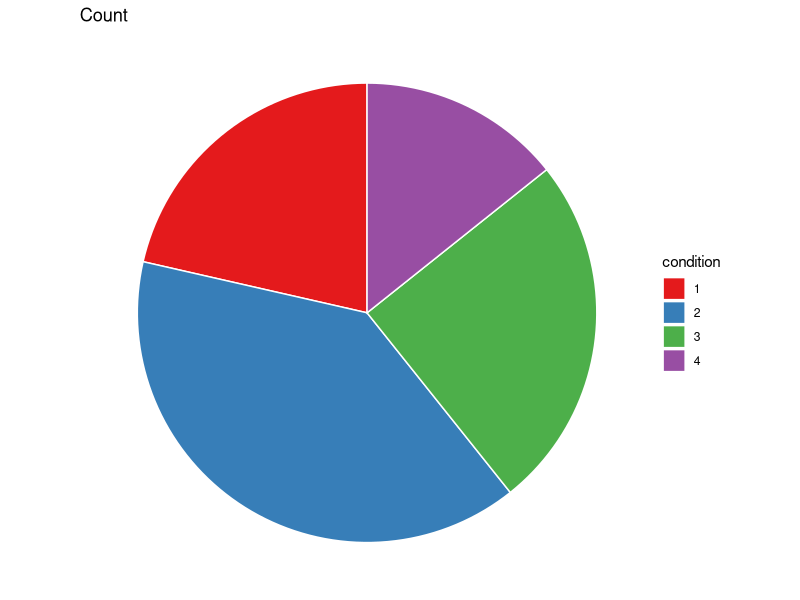
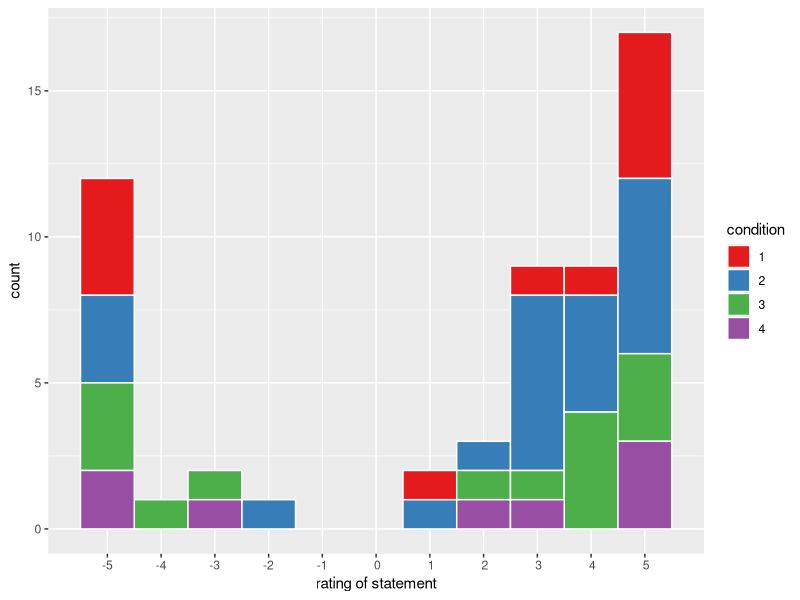
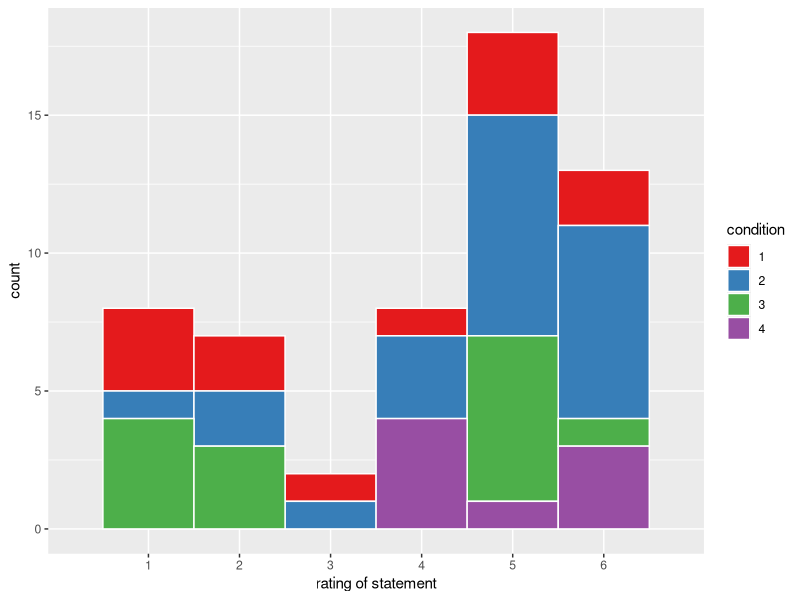
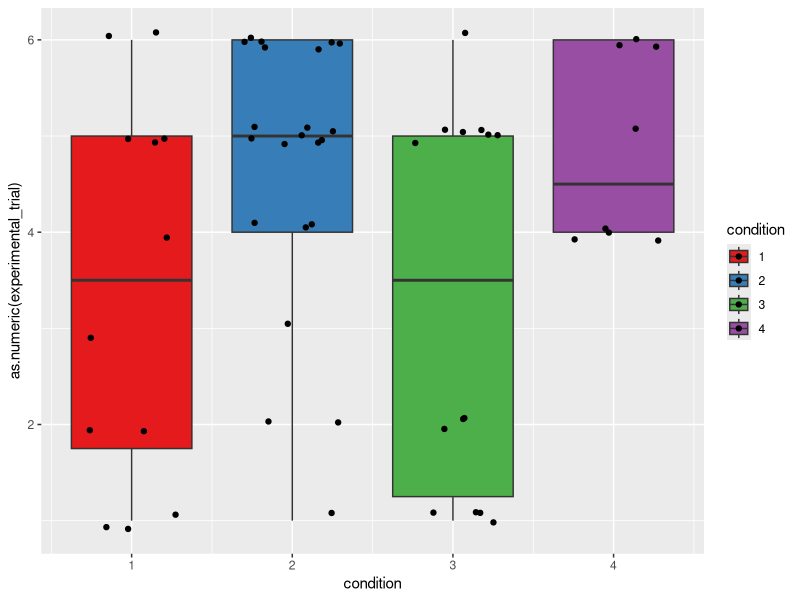
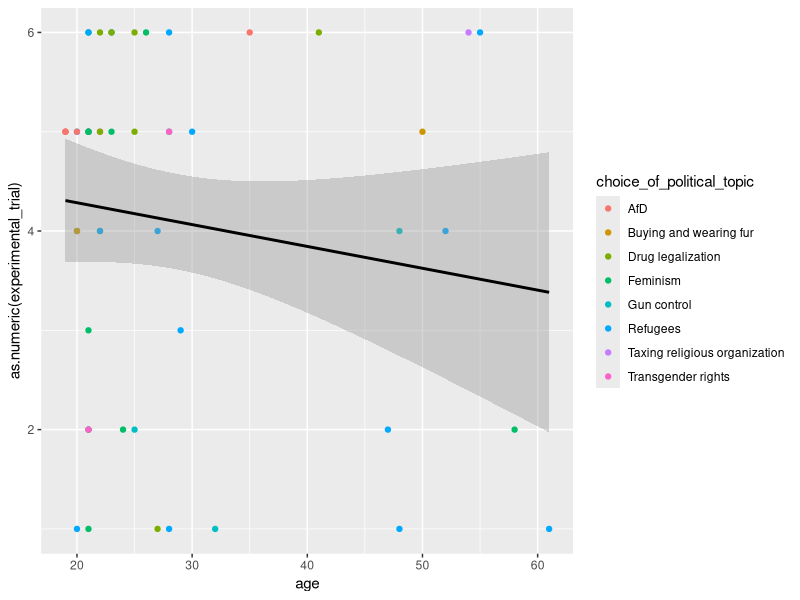

Source code (R) for these figures, in order:
## ---- chunk 1
knitr::opts_chunk$set(echo = TRUE, error = F, message = F, warning = F)
## ---- chunk 2

library(tidyverse)


## ---- chunk 3

df <- read_csv("01_raw_data.csv")

View(df)
## ---- chunk 4

df_proc <- df %>% 
  select(
    -c(
      QUD,
      RT,
      optionLeft,
      optionRight,
      startDate,
      startTime,
      trial_number,
      question
  ))

View(df_proc)
## ---- chunk 5

df_proc <- df_proc %>% 
  pivot_wider(names_from = "trial_name", values_from = "response")

View(df_proc)

## ---- chunk 6

df_groups <- df_proc %>% 
  count(condition)

#View(df_groups)

ggplot(df_groups, aes(x = "", y = n, fill = factor(condition))) +
    geom_bar(stat = "identity", width = 1, col = "white") +
    #scale_fill_manual("condition",values=c("yellow", "blue", "red", "green")) +
    scale_fill_brewer("condition",palette = "Set1")+
    coord_polar("y", start=0) +
    theme_void()+
    ggtitle("Count")

        
## ---- chunk 7
df_ratings <- df_proc %>% 
  group_by(condition, rate_statement) %>% 
  count()

#(df_ratings)

ggplot(df_ratings, aes(x = as.numeric(rate_statement), y = n, fill = factor(condition) ))+
  scale_fill_brewer("condition", palette = "Set1")+
  geom_bar(stat = "identity", width = 1, col = "white")+
  scale_x_discrete(name = "rating of statement", limits = c(seq(-5,5)))+
  ylab("count")
  

## ---- chunk 8
df_md <- df_proc %>% 
  group_by(condition, experimental_trial) %>% 
  count()

#(df_ratings)

ggplot(df_md, aes(x = as.numeric(experimental_trial), y = n, fill = factor(condition) ))+
  scale_fill_brewer("condition", palette = "Set1")+
  geom_bar(stat = "identity", width = 1, col = "white")+
  scale_x_discrete(name = "rating of statement", limits = c(seq(1,6)))+
  ylab("count")
  

## ---- chunk 9

ggplot(df_proc, aes(x = condition, y = as.numeric(experimental_trial) , fill = factor(condition) ))+
  scale_fill_brewer("condition", palette = "Set1")+
  geom_boxplot()+
  geom_jitter(width = 0.3, height = 0.1)
 # ylim(c("report",2,3,4,5, "leave alone"))
 # scale_y_discrete(name = "moral decision", limits = c(1,2,3,4,5,6))
  #ylab("count")
  

## ---- chunk 10
#just for fun, no use intended

df_age <- df_proc %>% 
  drop_na()

df_age <- df_age[df_age$age < 100,]

df_age["Pro_Contra"] = case_when(
                        df_age$rate_statement > 0 ~ "Pro",
                        df_age$rate_statement < 0 ~ "Contra"
                        )


#View(df_age)
ggplot(df_age, aes(x = age, 
                   y = as.numeric(experimental_trial), 
                   col = choice_of_political_topic))+
  geom_point()+
  geom_smooth(method='lm', formula= y~x, col = "black")#+
  #scale_x_discrete("Age", limits= c(0,100))
